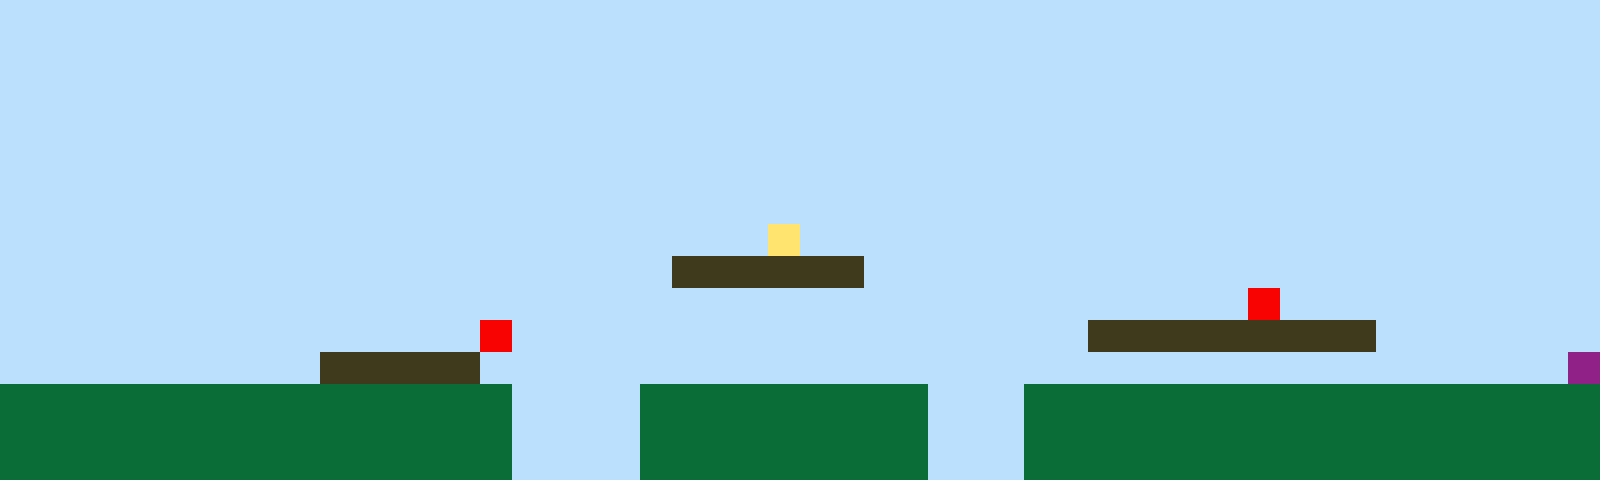

This game map was drawn from its Tiled (.tmx) file and the tilesets committed beside it. A one-line description and the full map source follow:
An orthogonal 50x15 tile map with 32x32 px tiles, 1 tile layer (Tile Layer 1).

<map version="1.10" tiledversion="1.11.2" orientation="orthogonal" renderorder="right-up" width="50" height="15" tilewidth="32" tileheight="32" infinite="0" nextlayerid="2" nextobjectid="1"><editorsettings><export target="map1.csv" format="csv" /></editorsettings><tileset firstgid="1" name="sprites" tilewidth="32" tileheight="32" tilecount="6" columns="3"><image source="sprites.png" width="96" height="64" /></tileset><layer id="1" name="Tile Layer 1" width="50" height="15"><data encoding="csv">1,1,1,1,1,1,1,1,1,1,1,1,1,1,1,1,1,1,1,1,1,1,1,1,1,1,1,1,1,1,1,1,1,1,1,1,1,1,1,1,1,1,1,1,1,1,1,1,1,1,1,1,1,1,1,1,1,1,1,1,1,1,1,1,1,1,1,1,1,1,1,1,1,1,1,1,1,1,1,1,1,1,1,1,1,1,1,1,1,1,1,1,1,1,1,1,1,1,1,1,1,1,1,1,1,1,1,1,1,1,1,1,1,1,1,1,1,1,1,1,1,1,1,1,1,1,1,1,1,1,1,1,1,1,1,1,1,1,1,1,1,1,1,1,1,1,1,1,1,1,1,1,1,1,1,1,1,1,1,1,1,1,1,1,1,1,1,1,1,1,1,1,1,1,1,1,1,1,1,1,1,1,1,1,1,1,1,1,1,1,1,1,1,1,1,1,1,1,1,1,1,1,1,1,1,1,1,1,1,1,1,1,1,1,1,1,1,1,1,1,1,1,1,1,1,1,1,1,1,1,1,1,1,1,1,1,1,1,1,1,1,1,1,1,1,1,1,1,1,1,1,1,1,1,1,1,1,1,1,1,1,1,1,1,1,1,1,1,1,1,1,1,1,1,1,1,1,1,1,1,1,1,1,1,1,1,1,1,1,1,1,1,1,1,1,1,1,1,1,1,1,1,1,1,1,1,1,1,1,1,1,1,1,1,1,1,1,1,1,1,1,1,1,1,1,1,1,1,1,1,1,1,1,1,1,1,1,1,1,1,1,1,1,1,1,1,1,1,1,1,1,1,1,1,1,1,1,1,1,1,1,1,1,1,1,1,1,1,1,1,1,1,1,1,4,1,1,1,1,1,1,1,1,1,1,1,1,1,1,1,1,1,1,1,1,1,1,1,1,1,1,1,1,1,1,1,1,1,1,1,1,1,1,1,1,1,1,1,1,1,1,3,3,3,3,3,3,1,1,1,1,1,1,1,1,1,1,1,1,1,1,1,1,1,1,1,1,1,1,1,1,1,1,1,1,1,1,1,1,1,1,1,1,1,1,1,1,1,1,1,1,1,1,1,1,1,1,1,1,1,1,1,1,1,1,1,1,1,1,5,1,1,1,1,1,1,1,1,1,1,1,1,1,1,1,1,1,1,1,1,1,1,1,1,1,5,1,1,1,1,1,1,1,1,1,1,1,1,1,1,1,1,1,1,3,3,3,3,3,3,3,3,3,1,1,1,1,1,1,1,1,1,1,1,1,1,1,1,1,1,3,3,3,3,3,1,1,1,1,1,1,1,1,1,1,1,1,1,1,1,1,1,1,1,1,1,1,1,1,1,1,1,1,1,1,1,1,1,1,6,2,2,2,2,2,2,2,2,2,2,2,2,2,2,2,2,1,1,1,1,2,2,2,2,2,2,2,2,2,1,1,1,2,2,2,2,2,2,2,2,2,2,2,2,2,2,2,2,2,2,2,2,2,2,2,2,2,2,2,2,2,2,2,2,2,2,1,1,1,1,2,2,2,2,2,2,2,2,2,1,1,1,2,2,2,2,2,2,2,2,2,2,2,2,2,2,2,2,2,2,2,2,2,2,2,2,2,2,2,2,2,2,2,2,2,2,1,1,1,1,2,2,2,2,2,2,2,2,2,1,1,1,2,2,2,2,2,2,2,2,2,2,2,2,2,2,2,2,2,2</data></layer></map>
